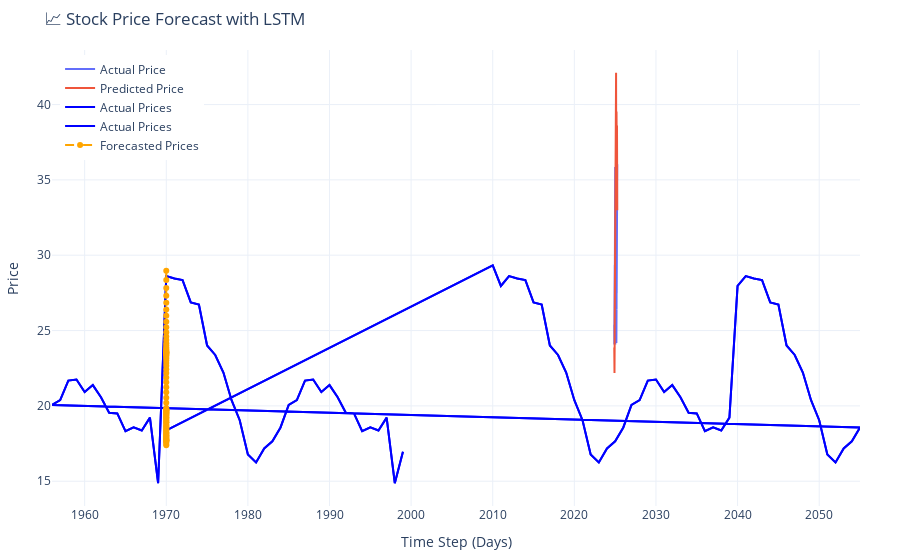

Notebook code for this chart:
### Code cell
# add actual price trace
fig.add_trace(go.Scatter(
    x=x_actual,
    y=context_prices,
    mode='lines',
    name='Actual Prices',
    line=dict(color='blue')
))

# add forecast trace
fig.add_trace(go.Scatter(
    x=x_forecast,
    y=predictions.flatten(),
    mode='lines+markers',
    name='Forecasted Prices',
    line=dict(color='orange', dash='dash')
))

# layout
fig.update_layout(
    title='📈 Stock Price Forecast with LSTM',
    xaxis_title='Time Step (Days)',
    yaxis_title='Price',
    template='plotly_white',
    hovermode='x unified',
    legend=dict(x=0.01, y=0.99),
    margin=dict(t=50, b=40, l=50, r=40)
)

fig.show()
